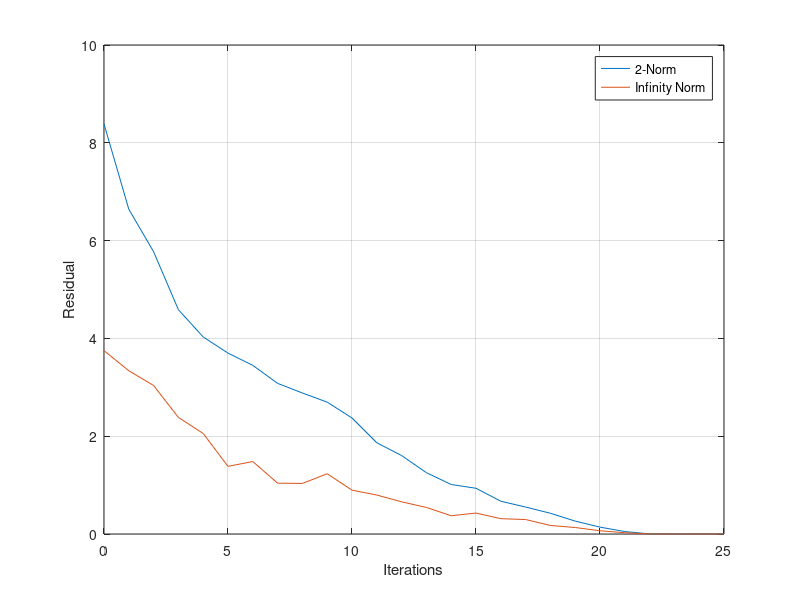

MATLAB code to generate this figure:
clear all; close all; clc;

%% Read data from CSV in the same folder
data = csvread('cg_results.csv', 1, 0);
iter = data(:, 1);
twoNorm = data(:, 2);
infNorm = data(:, 3);

%% Generate plot
plot(iter, twoNorm, iter, infNorm);
xlabel('Iterations');
ylabel('Residual');
legend('2-Norm', 'Infinity Norm');
grid on;

saveas(gcf, 'cg_results.eps', 'epsc');
